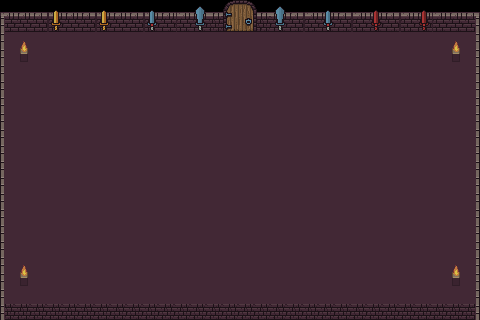

This is a level from a 2D game, rendered from its Tiled map with the project's own tilesets. A one-line summary and the map file follow, with tile-layer data summarised:
An orthogonal 30x20 tile map with 16x16 px tiles, 5 tile layers (Piso, Objetos del piso, Paredes, Borde, ...), 4 tilesets and 9 objects.

<map version="1.10" tiledversion="1.11.2" orientation="orthogonal" renderorder="right-down" width="30" height="20" tilewidth="16" tileheight="16" infinite="0" nextlayerid="18" nextobjectid="36">
 <tileset firstgid="1" source="../../tiled_mapa2/Tiled_files/Ground_rocks.tsx" />
 <tileset firstgid="2263" source="../../tiled_mapa2/Tiled_files/Objects_animated3.tsx" />
 <tileset firstgid="3979" source="../../tiled_mapa2/Tiled_files/Objects.tsx" />
 <tileset firstgid="7579" source="texturas.tsx" />
 <layer id="1" name="Piso" width="30" height="20">
  <data>[600 cells, 570 non-empty, 1 distinct tile ids]</data>
 </layer>
 <layer id="6" name="Objetos del piso" width="30" height="20">
  <data>[600 cells, 9 non-empty, 3 distinct tile ids]</data>
 </layer>
 <layer id="5" name="Paredes" width="30" height="20">
  <data>[600 cells, 120 non-empty, 9 distinct tile ids]</data>
 </layer>
 <layer id="15" name="Borde" width="30" height="20">
  <data>[600 cells, 54 non-empty, 10 distinct tile ids]</data>
 </layer>
 <layer id="16" name="Puerta" width="30" height="20">
  <data>[600 cells, 8 non-empty, 8 distinct tile ids]</data>
 </layer>
 <objectgroup id="7" name="colisiones">
  <properties>
   <property name="colision" type="bool" value="true" />
  </properties>
  <object id="16" x="0.68872" y="11.1293" width="226.372" height="9.0549">
   <properties>
    <property name="colision" type="bool" value="true" />
   </properties>
  </object>
  <object id="17" x="260.437" y="10.7849" width="218.525" height="10.2622">
   <properties>
    <property name="colision" type="bool" value="true" />
   </properties>
  </object>
  <object id="18" x="-1.72592" y="8.62548" width="7.24392" height="315.11">
   <properties>
    <property name="colision" type="bool" value="true" />
   </properties>
  </object>
  <object id="19" x="4.22562" y="305.014" width="477.495" height="15.0915">
   <properties>
    <property name="colision" type="bool" value="true" />
   </properties>
  </object>
  <object id="20" x="475.08" y="-3.0183" width="8.45124" height="336.238">
   <properties>
    <property name="colision" type="bool" value="true" />
   </properties>
  </object>
  <object id="34" x="222.364" y="13.4545" width="38.7273" height="2.90909">
   <properties>
    <property name="colision" type="bool" value="true" />
   </properties>
  </object>
 </objectgroup>
 <objectgroup id="17" name="puertas">
  <object id="35" x="224.182" y="0" width="32" height="32">
   <properties>
    <property name="capa" value="Puerta" />
    <property name="tipo" value="puerta" />
   </properties>
  </object>
 </objectgroup>
 <objectgroup id="9" name="spawns">
  <object id="30" x="48.3259" y="274.422">
   <properties>
    <property name="name" value="spawn_centro" />
    <property name="sala_id" value="sala3" />
   </properties>
   <point />
  </object>
 </objectgroup>
 <objectgroup id="10" name="transiciones">
  <object id="33" x="236.718" y="-0.0976727" width="6.23076" height="7.574">
   <properties>
    <property name="destino" value="sala4" />
   </properties>
  </object>
 </objectgroup>
</map>
